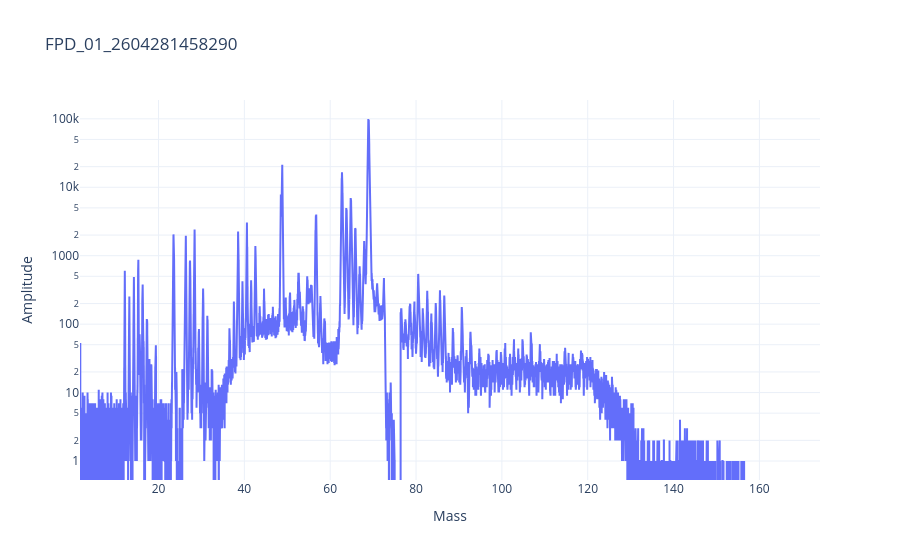

The cell this chart's notebook holds for it:
### Code cell
from pymagsims.interactive import plot_spectrum_interactive

fig = plot_spectrum_interactive(
    spec,
    log_y=True,
)

fig.show()

### Figure 1 — Plotly figure (JSON) as saved in the notebook; plotly's stock layout.template omitted (floating-point values rounded to 4 significant figures; data arrays with more than 128 entries replaced by an {"elided": "..."} marker saying what was removed)
{"data": [{"hovertemplate": "Mass: %{x:.4f}<br>Amplitude: %{y}<extra></extra>", "mode": "lines", "name": "Spectrum", "type": "scatter", "x": {"elided": "12000 float values"}, "y": {"elided": "12000 float values"}}], "layout": {"hovermode": "closest", "title": {"text": "FPD_01_2604281458290"}, "xaxis": {"title": {"text": "Mass"}}, "yaxis": {"title": {"text": "Amplitude"}, "type": "log"}}}
